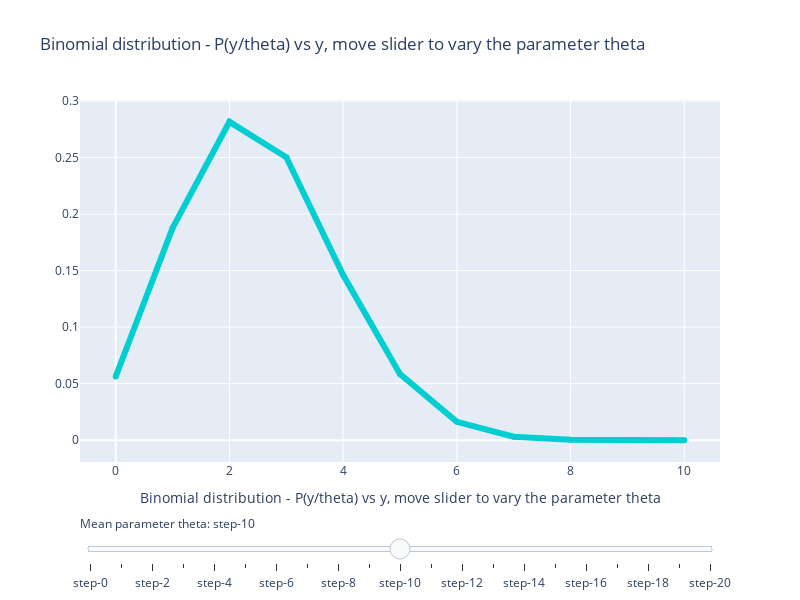
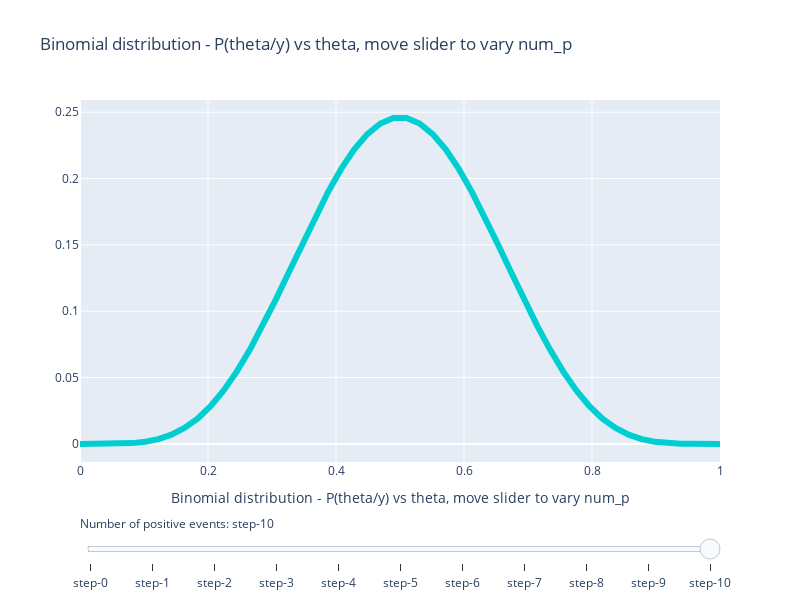

The code cell stored with these charts, in order, in its notebook:
### Markdown cell above
## The binomial distribution can be used to describe the number of successes 'p' in 'n' total events and is given by the sampling probability
## P(y | $\theta$) =   $nCp \cdot \theta^p \cdot (1 - \theta)^{n-p}$ 

## A negative binomial distribution can be used to describe the number of successes 'p' till you observe 'k' failures. The total number of events are now 'n + k'
#### where 'n' is the number of total events, 'p' the number of successes or positive events have a probability $\theta$. 
#### The plot shows how p($\theta$) varies for various values of successes given by num_p

### Code cell
def binomial_vector(num_p, args):
    total_events = args['total']
    theta_range_steps = args['theta_range_steps']
    theta =  np.linspace(0,1,theta_range_steps+1)
    ncr = comb(int(total_events), int(num_p))
    p_theta = ncr * theta**num_p * (1 - theta)**(total_events - num_p)
    return(p_theta)

def binomial_vector_over_y(theta, args):
    total_events = args['total']
    y_range_steps = args['y_range_steps']
    y =  np.linspace(0, total_events , y_range_steps + 1)
    p_theta = [comb(int(total_events), int(yelem)) * theta** yelem * (1 - theta)**(total_events - yelem) for yelem in y]
    return(p_theta)
   
def binomial_likelihood(num_p, total_events, theta):
    p_y_given_theta = theta**num_p * (1 - theta)**(total_events - num_p)
    return(p_y_given_theta)

# y_end = total, is how far you want to compute y values
# theta_range_steps is number of steps that define the increment of theta parameter on the slider
# y_range_steps should be total since discrete values are used for the binomial distribution
fig = plotter_over_y(theta_end = 1, theta_range_steps=20, y_end=10,  y_range_steps=10,
                     function=binomial_vector_over_y, 
                     function_args={'y_range_steps': 10, 'total': 10},
                     plotting_args={'title': 'Binomial distribution - P(y/theta) vs y, move slider to vary the parameter theta'})
pio.show(fig)

fig = plotter(total=10, theta_range_steps=50, function=binomial_vector, 
              function_args={'total':10, 'theta_range_steps': 50},
              plotting_args={'title':'Binomial distribution - P(theta/y) vs theta, move slider to vary num_p'})
pio.show(fig)

### Figure 1 — Plotly figure (JSON) as saved in the notebook; plotly's stock layout.template omitted (floating-point values rounded to 4 significant figures)
{"data": [{"line": {"color": "#00CED1", "width": 6}, "name": "Binomial probability", "type": "scatter", "visible": false, "x": [0, 1, 2, 3, 4, 5, 6, 7, 8, 9, 10], "y": [1, 0, 0, 0, 0, 0, 0, 0, 0, 0, 0]}, {"line": {"color": "#00CED1", "width": 6}, "name": "Binomial probability", "type": "scatter", "visible": false, "x": [0, 1, 2, 3, 4, 5, 6, 7, 8, 9, 10], "y": [0.5987, 0.3151, 0.07463, 0.01048, 0.0009648, 6.094e-05, 2.673e-06, 8.038e-08, 1.586e-09, 1.855e-11, 9.766e-14]}, {"line": {"color": "#00CED1", "width": 6}, "name": "Binomial probability", "type": "scatter", "visible": false, "x": [0, 1, 2, 3, 4, 5, 6, 7, 8, 9, 10], "y": [0.3487, 0.3874, 0.1937, 0.0574, 0.01116, 0.001488, 0.0001378, 8.748e-06, 3.645e-07, 9e-09, 1e-10]}, {"line": {"color": "#00CED1", "width": 6}, "name": "Binomial probability", "type": "scatter", "visible": false, "x": [0, 1, 2, 3, 4, 5, 6, 7, 8, 9, 10], "y": [0.1969, 0.3474, 0.2759, 0.1298, 0.0401, 0.008491, 0.001249, 0.0001259, 8.333e-06, 3.268e-07, 5.767e-09]}, {"line": {"color": "#00CED1", "width": 6}, "name": "Binomial probability", "type": "scatter", "visible": false, "x": [0, 1, 2, 3, 4, 5, 6, 7, 8, 9, 10], "y": [0.1074, 0.2684, 0.302, 0.2013, 0.08808, 0.02642, 0.005505, 0.0007864, 7.373e-05, 4.096e-06, 1.024e-07]}, {"line": {"color": "#00CED1", "width": 6}, "name": "Binomial probability", "type": "scatter", "visible": true, "x": [0, 1, 2, 3, 4, 5, 6, 7, 8, 9, 10], "y": [0.05631, 0.1877, 0.2816, 0.2503, 0.146, 0.0584, 0.01622, 0.00309, 0.0003862, 2.861e-05, 9.537e-07]}, {"line": {"color": "#00CED1", "width": 6}, "name": "Binomial probability", "type": "scatter", "visible": false, "x": [0, 1, 2, 3, 4, 5, 6, 7, 8, 9, 10], "y": [0.02825, 0.1211, 0.2335, 0.2668, 0.2001, 0.1029, 0.03676, 0.009002, 0.001447, 0.0001378, 5.905e-06]}, {"line": {"color": "#00CED1", "width": 6}, "name": "Binomial probability", "type": "scatter", "visible": false, "x": [0, 1, 2, 3, 4, 5, 6, 7, 8, 9, 10], "y": [0.01346, 0.07249, 0.1757, 0.2522, 0.2377, 0.1536, 0.06891, 0.0212, 0.004281, 0.0005123, 2.759e-05]}, {"line": {"color": "#00CED1", "width": 6}, "name": "Binomial probability", "type": "scatter", "visible": false, "x": [0, 1, 2, 3, 4, 5, 6, 7, 8, 9, 10], "y": [0.006047, 0.04031, 0.1209, 0.215, 0.2508, 0.2007, 0.1115, 0.04247, 0.01062, 0.001573, 0.0001049]}, {"line": {"color": "#00CED1", "width": 6}, "name": "Binomial probability", "type": "scatter", "visible": false, "x": [0, 1, 2, 3, 4, 5, 6, 7, 8, 9, 10], "y": [0.002533, 0.02072, 0.0763, 0.1665, 0.2384, 0.234, 0.1596, 0.0746, 0.02289, 0.004162, 0.0003405]}, {"line": {"color": "#00CED1", "width": 6}, "name": "Binomial probability", "type": "scatter", "visible": false, "x": [0, 1, 2, 3, 4, 5, 6, 7, 8, 9, 10], "y": [0.0009766, 0.009766, 0.04395, 0.1172, 0.2051, 0.2461, 0.2051, 0.1172, 0.04395, 0.009766, 0.0009766]}, {"line": {"color": "#00CED1", "width": 6}, "name": "Binomial probability", "type": "scatter", "visible": false, "x": [0, 1, 2, 3, 4, 5, 6, 7, 8, 9, 10], "y": [0.0003405, 0.004162, 0.02289, 0.0746, 0.1596, 0.234, 0.2384, 0.1665, 0.0763, 0.02072, 0.002533]}, {"line": {"color": "#00CED1", "width": 6}, "name": "Binomial probability", "type": "scatter", "visible": false, "x": [0, 1, 2, 3, 4, 5, 6, 7, 8, 9, 10], "y": [0.0001049, 0.001573, 0.01062, 0.04247, 0.1115, 0.2007, 0.2508, 0.215, 0.1209, 0.04031, 0.006047]}, {"line": {"color": "#00CED1", "width": 6}, "name": "Binomial probability", "type": "scatter", "visible": false, "x": [0, 1, 2, 3, 4, 5, 6, 7, 8, 9, 10], "y": [2.759e-05, 0.0005123, 0.004281, 0.0212, 0.06891, 0.1536, 0.2377, 0.2522, 0.1757, 0.07249, 0.01346]}, {"line": {"color": "#00CED1", "width": 6}, "name": "Binomial probability", "type": "scatter", "visible": false, "x": [0, 1, 2, 3, 4, 5, 6, 7, 8, 9, 10], "y": [5.905e-06, 0.0001378, 0.001447, 0.009002, 0.03676, 0.1029, 0.2001, 0.2668, 0.2335, 0.1211, 0.02825]}, {"line": {"color": "#00CED1", "width": 6}, "name": "Binomial probability", "type": "scatter", "visible": false, "x": [0, 1, 2, 3, 4, 5, 6, 7, 8, 9, 10], "y": [9.537e-07, 2.861e-05, 0.0003862, 0.00309, 0.01622, 0.0584, 0.146, 0.2503, 0.2816, 0.1877, 0.05631]}, {"line": {"color": "#00CED1", "width": 6}, "name": "Binomial probability", "type": "scatter", "visible": false, "x": [0, 1, 2, 3, 4, 5, 6, 7, 8, 9, 10], "y": [1.024e-07, 4.096e-06, 7.373e-05, 0.0007864, 0.005505, 0.02642, 0.08808, 0.2013, 0.302, 0.2684, 0.1074]}, {"line": {"color": "#00CED1", "width": 6}, "name": "Binomial probability", "type": "scatter", "visible": false, "x": [0, 1, 2, 3, 4, 5, 6, 7, 8, 9, 10], "y": [5.767e-09, 3.268e-07, 8.333e-06, 0.0001259, 0.001249, 0.008491, 0.0401, 0.1298, 0.2759, 0.3474, 0.1969]}, {"line": {"color": "#00CED1", "width": 6}, "name": "Binomial probability", "type": "scatter", "visible": false, "x": [0, 1, 2, 3, 4, 5, 6, 7, 8, 9, 10], "y": [1e-10, 9e-09, 3.645e-07, 8.748e-06, 0.0001378, 0.001488, 0.01116, 0.0574, 0.1937, 0.3874, 0.3487]}, {"line": {"color": "#00CED1", "width": 6}, "name": "Binomial probability", "type": "scatter", "visible": false, "x": [0, 1, 2, 3, 4, 5, 6, 7, 8, 9, 10], "y": [9.766e-14, 1.855e-11, 1.586e-09, 8.038e-08, 2.673e-06, 6.094e-05, 0.0009648, 0.01048, 0.07463, 0.3151, 0.5987]}, {"line": {"color": "#00CED1", "width": 6}, "name": "Binomial probability", "type": "scatter", "visible": false, "x": [0, 1, 2, 3, 4, 5, 6, 7, 8, 9, 10], "y": [0, 0, 0, 0, 0, 0, 0, 0, 0, 0, 1]}], "layout": {"height": 600, "sliders": [{"active": 10, "currentvalue": {"prefix": "Mean parameter theta: "}, "pad": {"t": 50}, "steps": [{"args": [{"visible": [true, false, false, false, false, false, false, false, false, false, false, false, false, false, false, false, false, false, false, false, false]}, {"title.text": "Mean parameter theta 0.000000"}], "method": "update"}, {"args": [{"visible": [false, true, false, false, false, false, false, false, false, false, false, false, false, false, false, false, false, false, false, false, false]}, {"title.text": "Mean parameter theta 0.050000"}], "method": "update"}, {"args": [{"visible": [false, false, true, false, false, false, false, false, false, false, false, false, false, false, false, false, false, false, false, false, false]}, {"title.text": "Mean parameter theta 0.100000"}], "method": "update"}, {"args": [{"visible": [false, false, false, true, false, false, false, false, false, false, false, false, false, false, false, false, false, false, false, false, false]}, {"title.text": "Mean parameter theta 0.150000"}], "method": "update"}, {"args": [{"visible": [false, false, false, false, true, false, false, false, false, false, false, false, false, false, false, false, false, false, false, false, false]}, {"title.text": "Mean parameter theta 0.200000"}], "method": "update"}, {"args": [{"visible": [false, false, false, false, false, true, false, false, false, false, false, false, false, false, false, false, false, false, false, false, false]}, {"title.text": "Mean parameter theta 0.250000"}], "method": "update"}, {"args": [{"visible": [false, false, false, false, false, false, true, false, false, false, false, false, false, false, false, false, false, false, false, false, false]}, {"title.text": "Mean parameter theta 0.300000"}], "method": "update"}, {"args": [{"visible": [false, false, false, false, false, false, false, true, false, false, false, false, false, false, false, false, false, false, false, false, false]}, {"title.text": "Mean parameter theta 0.350000"}], "method": "update"}, {"args": [{"visible": [false, false, false, false, false, false, false, false, true, false, false, false, false, false, false, false, false, false, false, false, false]}, {"title.text": "Mean parameter theta 0.400000"}], "method": "update"}, {"args": [{"visible": [false, false, false, false, false, false, false, false, false, true, false, false, false, false, false, false, false, false, false, false, false]}, {"title.text": "Mean parameter theta 0.450000"}], "method": "update"}, {"args": [{"visible": [false, false, false, false, false, false, false, false, false, false, true, false, false, false, false, false, false, false, false, false, false]}, {"title.text": "Mean parameter theta 0.500000"}], "method": "update"}, {"args": [{"visible": [false, false, false, false, false, false, false, false, false, false, false, true, false, false, false, false, false, false, false, false, false]}, {"title.text": "Mean parameter theta 0.550000"}], "method": "update"}, {"args": [{"visible": [false, false, false, false, false, false, false, false, false, false, false, false, true, false, false, false, false, false, false, false, false]}, {"title.text": "Mean parameter theta 0.600000"}], "method": "update"}, {"args": [{"visible": [false, false, false, false, false, false, false, false, false, false, false, false, false, true, false, false, false, false, false, false, false]}, {"title.text": "Mean parameter theta 0.650000"}], "method": "update"}, {"args": [{"visible": [false, false, false, false, false, false, false, false, false, false, false, false, false, false, true, false, false, false, false, false, false]}, {"title.text": "Mean parameter theta 0.700000"}], "method": "update"}, {"args": [{"visible": [false, false, false, false, false, false, false, false, false, false, false, false, false, false, false, true, false, false, false, false, false]}, {"title.text": "Mean parameter theta 0.750000"}], "method": "update"}, {"args": [{"visible": [false, false, false, false, false, false, false, false, false, false, false, false, false, false, false, false, true, false, false, false, false]}, {"title.text": "Mean parameter theta 0.800000"}], "method": "update"}, {"args": [{"visible": [false, false, false, false, false, false, false, false, false, false, false, false, false, false, false, false, false, true, false, false, false]}, {"title.text": "Mean parameter theta 0.850000"}], "method": "update"}, {"args": [{"visible": [false, false, false, false, false, false, false, false, false, false, false, false, false, false, false, false, false, false, true, false, false]}, {"title.text": "Mean parameter theta 0.900000"}], "method": "update"}, {"args": [{"visible": [false, false, false, false, false, false, false, false, false, false, false, false, false, false, false, false, false, false, false, true, false]}, {"title.text": "Mean parameter theta 0.950000"}], "method": "update"}, {"args": [{"visible": [false, false, false, false, false, false, false, false, false, false, false, false, false, false, false, false, false, false, false, false, true]}, {"title.text": "Mean parameter theta 1.000000"}], "method": "update"}]}], "title": {"text": "Binomial distribution - P(y/theta) vs y, move slider to vary the parameter theta"}, "width": 800, "xaxis": {"title": {"text": "Binomial distribution - P(y/theta) vs y, move slider to vary the parameter theta"}}}}

### Figure 2 — Plotly figure (JSON) as saved in the notebook; plotly's stock layout.template omitted (floating-point values rounded to 4 significant figures)
{"data": [{"line": {"color": "#00CED1", "width": 6}, "name": "Binomial probability", "type": "scatter", "visible": false, "x": [0, 0.02041, 0.04082, 0.06122, 0.08163, 0.102, 0.1224, 0.1429, 0.1633, 0.1837, 0.2041, 0.2245, 0.2449, 0.2653, 0.2857, 0.3061, 0.3265, 0.3469, 0.3673, 0.3878, 0.4082, 0.4286, 0.449, 0.4694, 0.4898, 0.5102, 0.5306, 0.551, 0.5714, 0.5918, 0.6122, 0.6327, 0.6531, 0.6735, 0.6939, 0.7143, 0.7347, 0.7551, 0.7755, 0.7959, 0.8163, 0.8367, 0.8571, 0.8776, 0.898, 0.9184, 0.9388, 0.9592, 0.9796, 1], "y": [1, 0.8137, 0.6592, 0.5316, 0.4267, 0.3409, 0.2708, 0.2141, 0.1682, 0.1314, 0.102, 0.07868, 0.06026, 0.04582, 0.03457, 0.02587, 0.01919, 0.01411, 0.01027, 0.0074, 0.005273, 0.003712, 0.00258, 0.001769, 0.001195, 0.0007946, 0.0005192, 0.0003329, 0.000209, 0.0001283, 7.684e-05, 4.475e-05, 2.527e-05, 1.378e-05, 7.227e-06, 3.625e-06, 1.728e-06, 7.76e-07, 3.251e-07, 1.253e-07, 4.37e-08, 1.346e-08, 3.54e-09, 7.578e-10, 1.224e-10, 1.314e-11, 7.4e-13, 1.283e-14, 1.253e-17, 0]}, {"line": {"color": "#00CED1", "width": 6}, "name": "Binomial probability", "type": "scatter", "visible": false, "x": [0, 0.02041, 0.04082, 0.06122, 0.08163, 0.102, 0.1224, 0.1429, 0.1633, 0.1837, 0.2041, 0.2245, 0.2449, 0.2653, 0.2857, 0.3061, 0.3265, 0.3469, 0.3673, 0.3878, 0.4082, 0.4286, 0.449, 0.4694, 0.4898, 0.5102, 0.5306, 0.551, 0.5714, 0.5918, 0.6122, 0.6327, 0.6531, 0.6735, 0.6939, 0.7143, 0.7347, 0.7551, 0.7755, 0.7959, 0.8163, 0.8367, 0.8571, 0.8776, 0.898, 0.9184, 0.9388, 0.9592, 0.9796, 1], "y": [0, 0.1695, 0.2805, 0.3467, 0.3793, 0.3873, 0.3779, 0.3568, 0.3282, 0.2957, 0.2616, 0.2278, 0.1955, 0.1655, 0.1383, 0.1141, 0.09306, 0.07496, 0.05964, 0.04687, 0.03636, 0.02784, 0.02102, 0.01565, 0.01147, 0.008277, 0.005869, 0.004085, 0.002787, 0.001861, 0.001213, 0.0007706, 0.0004756, 0.0002842, 0.0001638, 9.063e-05, 4.784e-05, 2.393e-05, 1.123e-05, 4.888e-06, 1.942e-06, 6.897e-07, 2.124e-07, 5.431e-08, 1.077e-08, 1.478e-09, 1.135e-10, 3.016e-12, 6.016e-15, 0]}, {"line": {"color": "#00CED1", "width": 6}, "name": "Binomial probability", "type": "scatter", "visible": false, "x": [0, 0.02041, 0.04082, 0.06122, 0.08163, 0.102, 0.1224, 0.1429, 0.1633, 0.1837, 0.2041, 0.2245, 0.2449, 0.2653, 0.2857, 0.3061, 0.3265, 0.3469, 0.3673, 0.3878, 0.4082, 0.4286, 0.449, 0.4694, 0.4898, 0.5102, 0.5306, 0.551, 0.5714, 0.5918, 0.6122, 0.6327, 0.6531, 0.6735, 0.6939, 0.7143, 0.7347, 0.7551, 0.7755, 0.7959, 0.8163, 0.8367, 0.8571, 0.8776, 0.898, 0.9184, 0.9388, 0.9592, 0.9796, 1], "y": [0, 0.01589, 0.05371, 0.1018, 0.1517, 0.1981, 0.2373, 0.2676, 0.2882, 0.2994, 0.3018, 0.2967, 0.2853, 0.2689, 0.2489, 0.2266, 0.2031, 0.1792, 0.1558, 0.1336, 0.1128, 0.09396, 0.07709, 0.0623, 0.04957, 0.0388, 0.02986, 0.02256, 0.01672, 0.01214, 0.00862, 0.005972, 0.004028, 0.002638, 0.001671, 0.00102, 0.0005962, 0.000332, 0.0001746, 8.578e-05, 3.884e-05, 1.591e-05, 5.735e-06, 1.751e-06, 4.265e-07, 7.484e-08, 7.83e-09, 3.189e-10, 1.299e-12, 0]}, {"line": {"color": "#00CED1", "width": 6}, "name": "Binomial probability", "type": "scatter", "visible": false, "x": [0, 0.02041, 0.04082, 0.06122, 0.08163, 0.102, 0.1224, 0.1429, 0.1633, 0.1837, 0.2041, 0.2245, 0.2449, 0.2653, 0.2857, 0.3061, 0.3265, 0.3469, 0.3673, 0.3878, 0.4082, 0.4286, 0.449, 0.4694, 0.4898, 0.5102, 0.5306, 0.551, 0.5714, 0.5918, 0.6122, 0.6327, 0.6531, 0.6735, 0.6939, 0.7143, 0.7347, 0.7551, 0.7755, 0.7959, 0.8163, 0.8367, 0.8571, 0.8776, 0.898, 0.9184, 0.9388, 0.9592, 0.9796, 1], "y": [0, 0.0008829, 0.006095, 0.0177, 0.03597, 0.06002, 0.0883, 0.1189, 0.15, 0.1796, 0.2064, 0.229, 0.2467, 0.2589, 0.2655, 0.2666, 0.2625, 0.2539, 0.2413, 0.2256, 0.2075, 0.1879, 0.1675, 0.147, 0.1269, 0.1078, 0.09, 0.07384, 0.05946, 0.04695, 0.0363, 0.02743, 0.02022, 0.01451, 0.0101, 0.006797, 0.004403, 0.00273, 0.001608, 0.0008921, 0.0004604, 0.0002174, 9.176e-05, 3.347e-05, 1.001e-05, 2.245e-06, 3.201e-07, 1.999e-08, 1.663e-10, 0]}, {"line": {"color": "#00CED1", "width": 6}, "name": "Binomial probability", "type": "scatter", "visible": false, "x": [0, 0.02041, 0.04082, 0.06122, 0.08163, 0.102, 0.1224, 0.1429, 0.1633, 0.1837, 0.2041, 0.2245, 0.2449, 0.2653, 0.2857, 0.3061, 0.3265, 0.3469, 0.3673, 0.3878, 0.4082, 0.4286, 0.449, 0.4694, 0.4898, 0.5102, 0.5306, 0.551, 0.5714, 0.5918, 0.6122, 0.6327, 0.6531, 0.6735, 0.6939, 0.7143, 0.7347, 0.7551, 0.7755, 0.7959, 0.8163, 0.8367, 0.8571, 0.8776, 0.898, 0.9184, 0.9388, 0.9592, 0.9796, 1], "y": [0, 3.219e-05, 0.0004539, 0.00202, 0.005595, 0.01194, 0.02156, 0.03469, 0.05121, 0.07073, 0.09261, 0.116, 0.14, 0.1636, 0.1859, 0.2058, 0.2228, 0.236, 0.2452, 0.25, 0.2505, 0.2467, 0.2389, 0.2275, 0.2132, 0.1965, 0.178, 0.1586, 0.1387, 0.1191, 0.1003, 0.08267, 0.06661, 0.05236, 0.04006, 0.02974, 0.02134, 0.01473, 0.009722, 0.006089, 0.003581, 0.00195, 0.0009635, 0.0004198, 0.0001541, 4.42e-05, 8.59e-06, 8.219e-07, 1.397e-08, 0]}, {"line": {"color": "#00CED1", "width": 6}, "name": "Binomial probability", "type": "scatter", "visible": true, "x": [0, 0.02041, 0.04082, 0.06122, 0.08163, 0.102, 0.1224, 0.1429, 0.1633, 0.1837, 0.2041, 0.2245, 0.2449, 0.2653, 0.2857, 0.3061, 0.3265, 0.3469, 0.3673, 0.3878, 0.4082, 0.4286, 0.449, 0.4694, 0.4898, 0.5102, 0.5306, 0.551, 0.5714, 0.5918, 0.6122, 0.6327, 0.6531, 0.6735, 0.6939, 0.7143, 0.7347, 0.7551, 0.7755, 0.7959, 0.8163, 0.8367, 0.8571, 0.8776, 0.898, 0.9184, 0.9388, 0.9592, 0.9796, 1], "y": [0, 8.047e-07, 2.318e-05, 0.0001581, 0.0005968, 0.001628, 0.00361, 0.006937, 0.01199, 0.0191, 0.02849, 0.0403, 0.05449, 0.0709, 0.08921, 0.109, 0.1296, 0.1505, 0.1708, 0.19, 0.2073, 0.222, 0.2335, 0.2415, 0.2456, 0.2456, 0.2415, 0.2335, 0.222, 0.2073, 0.19, 0.1708, 0.1505, 0.1296, 0.109, 0.08921, 0.0709, 0.05449, 0.0403, 0.02849, 0.0191, 0.01199, 0.006937, 0.00361, 0.001628, 0.0005968, 0.0001581, 2.318e-05, 8.047e-07, 0]}, {"line": {"color": "#00CED1", "width": 6}, "name": "Binomial probability", "type": "scatter", "visible": false, "x": [0, 0.02041, 0.04082, 0.06122, 0.08163, 0.102, 0.1224, 0.1429, 0.1633, 0.1837, 0.2041, 0.2245, 0.2449, 0.2653, 0.2857, 0.3061, 0.3265, 0.3469, 0.3673, 0.3878, 0.4082, 0.4286, 0.449, 0.4694, 0.4898, 0.5102, 0.5306, 0.551, 0.5714, 0.5918, 0.6122, 0.6327, 0.6531, 0.6735, 0.6939, 0.7143, 0.7347, 0.7551, 0.7755, 0.7959, 0.8163, 0.8367, 0.8571, 0.8776, 0.898, 0.9184, 0.9388, 0.9592, 0.9796, 1], "y": [0, 1.397e-08, 8.219e-07, 8.59e-06, 4.42e-05, 0.0001541, 0.0004198, 0.0009635, 0.00195, 0.003581, 0.006089, 0.009722, 0.01473, 0.02134, 0.02974, 0.04006, 0.05236, 0.06661, 0.08267, 0.1003, 0.1191, 0.1387, 0.1586, 0.178, 0.1965, 0.2132, 0.2275, 0.2389, 0.2467, 0.2505, 0.25, 0.2452, 0.236, 0.2228, 0.2058, 0.1859, 0.1636, 0.14, 0.116, 0.09261, 0.07073, 0.05121, 0.03469, 0.02156, 0.01194, 0.005595, 0.00202, 0.0004539, 3.219e-05, 0]}, {"line": {"color": "#00CED1", "width": 6}, "name": "Binomial probability", "type": "scatter", "visible": false, "x": [0, 0.02041, 0.04082, 0.06122, 0.08163, 0.102, 0.1224, 0.1429, 0.1633, 0.1837, 0.2041, 0.2245, 0.2449, 0.2653, 0.2857, 0.3061, 0.3265, 0.3469, 0.3673, 0.3878, 0.4082, 0.4286, 0.449, 0.4694, 0.4898, 0.5102, 0.5306, 0.551, 0.5714, 0.5918, 0.6122, 0.6327, 0.6531, 0.6735, 0.6939, 0.7143, 0.7347, 0.7551, 0.7755, 0.7959, 0.8163, 0.8367, 0.8571, 0.8776, 0.898, 0.9184, 0.9388, 0.9592, 0.9796, 1], "y": [0, 1.663e-10, 1.999e-08, 3.201e-07, 2.245e-06, 1.001e-05, 3.347e-05, 9.176e-05, 0.0002174, 0.0004604, 0.0008921, 0.001608, 0.00273, 0.004403, 0.006797, 0.0101, 0.01451, 0.02022, 0.02743, 0.0363, 0.04695, 0.05946, 0.07384, 0.09, 0.1078, 0.1269, 0.147, 0.1675, 0.1879, 0.2075, 0.2256, 0.2413, 0.2539, 0.2625, 0.2666, 0.2655, 0.2589, 0.2467, 0.229, 0.2064, 0.1796, 0.15, 0.1189, 0.0883, 0.06002, 0.03597, 0.0177, 0.006095, 0.0008829, 0]}, {"line": {"color": "#00CED1", "width": 6}, "name": "Binomial probability", "type": "scatter", "visible": false, "x": [0, 0.02041, 0.04082, 0.06122, 0.08163, 0.102, 0.1224, 0.1429, 0.1633, 0.1837, 0.2041, 0.2245, 0.2449, 0.2653, 0.2857, 0.3061, 0.3265, 0.3469, 0.3673, 0.3878, 0.4082, 0.4286, 0.449, 0.4694, 0.4898, 0.5102, 0.5306, 0.551, 0.5714, 0.5918, 0.6122, 0.6327, 0.6531, 0.6735, 0.6939, 0.7143, 0.7347, 0.7551, 0.7755, 0.7959, 0.8163, 0.8367, 0.8571, 0.8776, 0.898, 0.9184, 0.9388, 0.9592, 0.9796, 1], "y": [0, 1.299e-12, 3.189e-10, 7.83e-09, 7.484e-08, 4.265e-07, 1.751e-06, 5.735e-06, 1.591e-05, 3.884e-05, 8.578e-05, 0.0001746, 0.000332, 0.0005962, 0.00102, 0.001671, 0.002638, 0.004028, 0.005972, 0.00862, 0.01214, 0.01672, 0.02256, 0.02986, 0.0388, 0.04957, 0.0623, 0.07709, 0.09396, 0.1128, 0.1336, 0.1558, 0.1792, 0.2031, 0.2266, 0.2489, 0.2689, 0.2853, 0.2967, 0.3018, 0.2994, 0.2882, 0.2676, 0.2373, 0.1981, 0.1517, 0.1018, 0.05371, 0.01589, 0]}, {"line": {"color": "#00CED1", "width": 6}, "name": "Binomial probability", "type": "scatter", "visible": false, "x": [0, 0.02041, 0.04082, 0.06122, 0.08163, 0.102, 0.1224, 0.1429, 0.1633, 0.1837, 0.2041, 0.2245, 0.2449, 0.2653, 0.2857, 0.3061, 0.3265, 0.3469, 0.3673, 0.3878, 0.4082, 0.4286, 0.449, 0.4694, 0.4898, 0.5102, 0.5306, 0.551, 0.5714, 0.5918, 0.6122, 0.6327, 0.6531, 0.6735, 0.6939, 0.7143, 0.7347, 0.7551, 0.7755, 0.7959, 0.8163, 0.8367, 0.8571, 0.8776, 0.898, 0.9184, 0.9388, 0.9592, 0.9796, 1], "y": [0, 6.016e-15, 3.016e-12, 1.135e-10, 1.478e-09, 1.077e-08, 5.431e-08, 2.124e-07, 6.897e-07, 1.942e-06, 4.888e-06, 1.123e-05, 2.393e-05, 4.784e-05, 9.063e-05, 0.0001638, 0.0002842, 0.0004756, 0.0007706, 0.001213, 0.001861, 0.002787, 0.004085, 0.005869, 0.008277, 0.01147, 0.01565, 0.02102, 0.02784, 0.03636, 0.04687, 0.05964, 0.07496, 0.09306, 0.1141, 0.1383, 0.1655, 0.1955, 0.2278, 0.2616, 0.2957, 0.3282, 0.3568, 0.3779, 0.3873, 0.3793, 0.3467, 0.2805, 0.1695, 0]}, {"line": {"color": "#00CED1", "width": 6}, "name": "Binomial probability", "type": "scatter", "visible": false, "x": [0, 0.02041, 0.04082, 0.06122, 0.08163, 0.102, 0.1224, 0.1429, 0.1633, 0.1837, 0.2041, 0.2245, 0.2449, 0.2653, 0.2857, 0.3061, 0.3265, 0.3469, 0.3673, 0.3878, 0.4082, 0.4286, 0.449, 0.4694, 0.4898, 0.5102, 0.5306, 0.551, 0.5714, 0.5918, 0.6122, 0.6327, 0.6531, 0.6735, 0.6939, 0.7143, 0.7347, 0.7551, 0.7755, 0.7959, 0.8163, 0.8367, 0.8571, 0.8776, 0.898, 0.9184, 0.9388, 0.9592, 0.9796, 1], "y": [0, 1.253e-17, 1.283e-14, 7.4e-13, 1.314e-11, 1.224e-10, 7.578e-10, 3.54e-09, 1.346e-08, 4.37e-08, 1.253e-07, 3.251e-07, 7.76e-07, 1.728e-06, 3.625e-06, 7.227e-06, 1.378e-05, 2.527e-05, 4.475e-05, 7.684e-05, 0.0001283, 0.000209, 0.0003329, 0.0005192, 0.0007946, 0.001195, 0.001769, 0.00258, 0.003712, 0.005273, 0.0074, 0.01027, 0.01411, 0.01919, 0.02587, 0.03457, 0.04582, 0.06026, 0.07868, 0.102, 0.1314, 0.1682, 0.2141, 0.2708, 0.3409, 0.4267, 0.5316, 0.6592, 0.8137, 1]}], "layout": {"height": 600, "sliders": [{"active": 10, "currentvalue": {"prefix": "Number of positive events: "}, "pad": {"t": 50}, "steps": [{"args": [{"visible": [true, false, false, false, false, false, false, false, false, false, false]}, {"title.text": "num_p 0, total events 10"}], "method": "update"}, {"args": [{"visible": [false, true, false, false, false, false, false, false, false, false, false]}, {"title.text": "num_p 1, total events 10"}], "method": "update"}, {"args": [{"visible": [false, false, true, false, false, false, false, false, false, false, false]}, {"title.text": "num_p 2, total events 10"}], "method": "update"}, {"args": [{"visible": [false, false, false, true, false, false, false, false, false, false, false]}, {"title.text": "num_p 3, total events 10"}], "method": "update"}, {"args": [{"visible": [false, false, false, false, true, false, false, false, false, false, false]}, {"title.text": "num_p 4, total events 10"}], "method": "update"}, {"args": [{"visible": [false, false, false, false, false, true, false, false, false, false, false]}, {"title.text": "num_p 5, total events 10"}], "method": "update"}, {"args": [{"visible": [false, false, false, false, false, false, true, false, false, false, false]}, {"title.text": "num_p 6, total events 10"}], "method": "update"}, {"args": [{"visible": [false, false, false, false, false, false, false, true, false, false, false]}, {"title.text": "num_p 7, total events 10"}], "method": "update"}, {"args": [{"visible": [false, false, false, false, false, false, false, false, true, false, false]}, {"title.text": "num_p 8, total events 10"}], "method": "update"}, {"args": [{"visible": [false, false, false, false, false, false, false, false, false, true, false]}, {"title.text": "num_p 9, total events 10"}], "method": "update"}, {"args": [{"visible": [false, false, false, false, false, false, false, false, false, false, true]}, {"title.text": "num_p 10, total events 10"}], "method": "update"}]}], "title": {"text": "Binomial distribution - P(theta/y) vs theta, move slider to vary num_p"}, "width": 800, "xaxis": {"title": {"text": "Binomial distribution - P(theta/y) vs theta, move slider to vary num_p"}}}}
